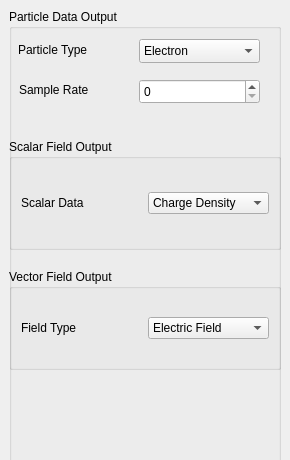
<?xml version="1.0" encoding="UTF-8"?>
<ui version="4.0">
 <class>PIConGPUReaderDialogAsynch</class>
 <widget class="QDialog" name="PIConGPUReaderDialogAsynch">
  <property name="geometry">
   <rect>
    <x>0</x>
    <y>0</y>
    <width>290</width>
    <height>460</height>
   </rect>
  </property>
  <property name="minimumSize">
   <size>
    <width>290</width>
    <height>460</height>
   </size>
  </property>
  <property name="windowTitle">
   <string>Dialog</string>
  </property>
  <widget class="QGroupBox" name="groupBox_2">
   <property name="geometry">
    <rect>
     <x>9</x>
     <y>9</y>
     <width>272</width>
     <height>542</height>
    </rect>
   </property>
   <property name="minimumSize">
    <size>
     <width>250</width>
     <height>125</height>
    </size>
   </property>
   <property name="title">
    <string>Particle Data Output</string>
   </property>
   <widget class="QComboBox" name="particleType_">
    <property name="geometry">
     <rect>
      <x>130</x>
      <y>30</y>
      <width>121</width>
      <height>24</height>
     </rect>
    </property>
    <property name="minimumSize">
     <size>
      <width>0</width>
      <height>0</height>
     </size>
    </property>
    <item>
     <property name="text">
      <string>Electron</string>
     </property>
    </item>
    <item>
     <property name="text">
      <string>Proton</string>
     </property>
    </item>
    <item>
     <property name="text">
      <string>None</string>
     </property>
    </item>
   </widget>
   <widget class="QLabel" name="label_3">
    <property name="geometry">
     <rect>
      <x>9</x>
      <y>33</y>
      <width>77</width>
      <height>16</height>
     </rect>
    </property>
    <property name="text">
     <string>Particle Type</string>
    </property>
   </widget>
   <widget class="QSpinBox" name="sampleRate_">
    <property name="geometry">
     <rect>
      <x>130</x>
      <y>70</y>
      <width>121</width>
      <height>25</height>
     </rect>
    </property>
   </widget>
   <widget class="QLabel" name="label_5">
    <property name="geometry">
     <rect>
      <x>10</x>
      <y>70</y>
      <width>121</width>
      <height>21</height>
     </rect>
    </property>
    <property name="text">
     <string>Sample Rate</string>
    </property>
   </widget>
   <widget class="QGroupBox" name="groupBox_3">
    <property name="geometry">
     <rect>
      <x>0</x>
      <y>130</y>
      <width>272</width>
      <height>111</height>
     </rect>
    </property>
    <property name="title">
     <string>Scalar Field Output</string>
    </property>
    <layout class="QGridLayout" name="gridLayout_2">
     <item row="0" column="1">
      <widget class="QLabel" name="label_4">
       <property name="text">
        <string>Scalar Data</string>
       </property>
      </widget>
     </item>
     <item row="0" column="2">
      <widget class="QComboBox" name="scalarFieldComponent_">
       <item>
        <property name="text">
         <string>Charge Density</string>
        </property>
       </item>
       <item>
        <property name="text">
         <string>Energy Density</string>
        </property>
       </item>
       <item>
        <property name="text">
         <string>Momentum</string>
        </property>
       </item>
       <item>
        <property name="text">
         <string>None</string>
        </property>
       </item>
      </widget>
     </item>
    </layout>
   </widget>
   <widget class="QGroupBox" name="groupBox_4">
    <property name="geometry">
     <rect>
      <x>0</x>
      <y>260</y>
      <width>272</width>
      <height>101</height>
     </rect>
    </property>
    <property name="title">
     <string>Vector Field Output</string>
    </property>
    <layout class="QGridLayout" name="gridLayout_3">
     <item row="0" column="1">
      <widget class="QComboBox" name="vectorFieldType_">
       <item>
        <property name="text">
         <string>Electric Field</string>
        </property>
       </item>
       <item>
        <property name="text">
         <string>Magnetic Field</string>
        </property>
       </item>
       <item>
        <property name="text">
         <string>Gravity Field</string>
        </property>
       </item>
       <item>
        <property name="text">
         <string>None</string>
        </property>
       </item>
      </widget>
     </item>
     <item row="0" column="0">
      <widget class="QLabel" name="label_6">
       <property name="text">
        <string>Field Type</string>
       </property>
      </widget>
     </item>
    </layout>
   </widget>
  </widget>
 </widget>
 <resources/>
 <connections/>
</ui>
